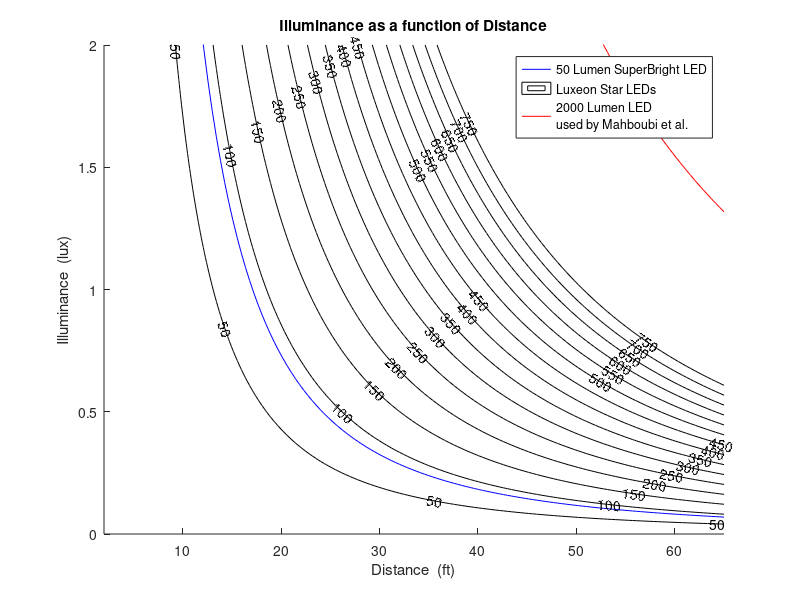

Reproduce this figure in MATLAB. (Note: this script raises an error after producing the figure.)
clear all; close all; clc;
%setgcadefaults();

d2r = pi/180;
r2d = 180/pi;
f2m = 0.3048;
m2f = 3.28084;


% 50 Lumen LED Characteristics  (SuperBrightLEDs.com)
LED1.theta = 90/2*d2r;  % degrees
LED1.lumens = 50;       % lumens
LED1.candelas = NaN;    % candelas
LED1.angularSpan = NaN; % steradians
LED1.lux = NaN;         % lux


% Luxeon Star LEDs:
LED2.theta = 120/2*d2r;     % degrees
LED2.lumens = [50:50:750];
LED2.candelas = NaN;
LED2.angularSpan = NaN;
LED2.lux = NaN;


% Freaking Laser Beam LED
LED3.theta = 120/2*d2r;
LED3.lumens = 1625;
LED3.candelas = NaN;
LED3.angularSpan = NaN;
LED3.lux = NaN;


% Function for computing Illuminance
luxCalcFun = @(lum,angSpn,dist_ft) lum./(angSpn.*(dist_ft*f2m).^2);
lumensCalcFun = @(lux,angSpn,dist_ft) lux.*(angSpn.*(dist_ft*f2m).^2);



distance = linspace(2,65,150);
luxgrid = linspace(0,2.0,100);
[distMesh,luxMesh] = meshgrid(distance,luxgrid);


LED1.angularSpan = 2*pi*(1-cos(LED1.theta));
LED1.candelas = LED1.lumens/LED1.angularSpan;
LED1.lux =  luxCalcFun(LED1.lumens,LED1.angularSpan,distance);

for i = 1:length(distance);
    for j = 1:length(luxgrid);
        LED2.angularSpan = 2*pi*(1-cos(LED2.theta));
        LED2.candelas = LED2.lumens/LED2.angularSpan;
        lumensContour(i,j) =  lumensCalcFun(luxgrid(j),LED2.angularSpan,distance(i));
    end
end

LED3.angularSpan = 2*pi*(1-cos(LED3.theta));
LED3.candelas = LED3.lumens/LED3.angularSpan;
LED3.lux =  luxCalcFun(LED3.lumens,LED3.angularSpan,distance);



figure
hold all
h1 = plot(distance,LED1.lux,'b');
[C,h2] = contour(distMesh,luxMesh,lumensContour',LED2.lumens,'k');
clabel(C,h2,'margin',0.1);
h3 = plot(distance,LED3.lux,'r');
title('Illuminance as a function of Distance');
xlabel('Distance  (ft)');
ylabel('Illuminance  (lux)');
ylim([0 max(luxgrid)]);
legend([h1 h2 h3],'50 Lumen SuperBright LED','Luxeon Star LEDs',sprintf('2000 Lumen LED\nused by Mahboubi et al.'))
uistack(h3,'top');
uistack(h1,'top');
grid on
